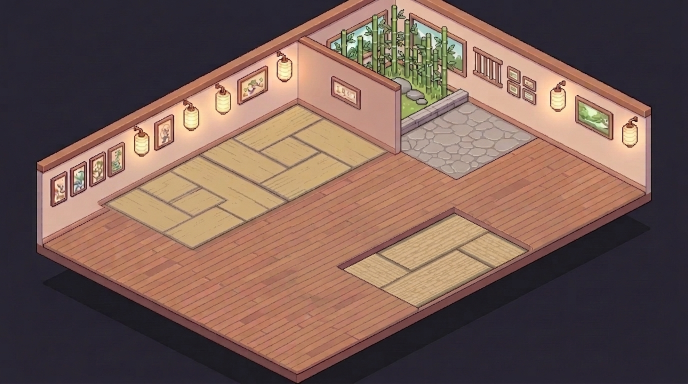
#> input picture packages/asset-pipeline/spa_floor_only_stage.png, 1376 x 768 px (shown at 1/2 size)
$ python extract_and_pack.py
#> lines starting #> are read from the running program, lines starting #| are printed output that depends on the picture; after the words box and inside, x2 and y2 are one past the last pixel; in counts of white or black regions, pixels touching at a corner belong together
"""
SpatialTwin Asset Extraction and Atlas Packing Pipeline
Processes:
1. spa_floor_only_stage -> clean open-floor 2.5D architectural base (diorama_master.png) without interior walls
2. spa_modular_walls_sheet -> 6 modular 2.5D interior walls with transparent doorway/window cutouts
3. raw_spritesheet.png -> flood-fill border background removal for all furniture & UI sprites
4. spa_characters_sheet.png -> flood-fill border background removal for all 8 character sprites
5. Packs all sprites into Phaser 3 texture atlas (atlas.png + atlas.json) via free-tex-packer-cli.
"""

import os
import shutil
import json
import subprocess
import cv2
import numpy as np

PIPELINE_DIR = os.path.dirname(os.path.abspath(__file__))
SPRITES_DIR = os.path.join(PIPELINE_DIR, "sprites")
DIST_DIR = os.path.join(PIPELINE_DIR, "dist_assets")
WEB_ASSETS_DIR = os.path.abspath(os.path.join(PIPELINE_DIR, "../../apps/web-runtime/public/assets"))

ARTIFACT_FLOOR_STAGE = r"C:\Users\maodz\.gemini\antigravity\brain\40650433-fc86-4d6c-9340-ac69f63d844d\spa_floor_only_stage_1792113136785.jpg"
ARTIFACT_WALLS = r"C:\Users\maodz\.gemini\antigravity\brain\40650433-fc86-4d6c-9340-ac69f63d844d\spa_modular_walls_sheet_1792113174924.jpg"
ARTIFACT_CHARS = r"C:\Users\maodz\.gemini\antigravity\brain\40650433-fc86-4d6c-9340-ac69f63d844d\spa_characters_sheet_1792111296734.jpg"

os.makedirs(SPRITES_DIR, exist_ok=True)
os.makedirs(DIST_DIR, exist_ok=True)
os.makedirs(WEB_ASSETS_DIR, exist_ok=True)


# [44 lines left out: functions remove_exterior_background, clean_and_crop, not called in this run]


def build_open_floor_stage():
    print("[Pipeline] 1. Processing spa_floor_only_stage into diorama_master.png...")
    floor_src = os.path.join(PIPELINE_DIR, "spa_floor_only_stage.png")
    if os.path.exists(ARTIFACT_FLOOR_STAGE):
        img = cv2.imread(ARTIFACT_FLOOR_STAGE)
        cv2.imwrite(floor_src, img)
    elif os.path.exists(floor_src):
        img = cv2.imread(floor_src)
#> img is the input picture: shape (768, 1376, 3); mean B, G, R 83.9, 92.6, 118.8
    else:
        raise FileNotFoundError("Missing spa_floor_only_stage image!")

    shell_resized = cv2.resize(img, (1024, 572), interpolation=cv2.INTER_AREA)
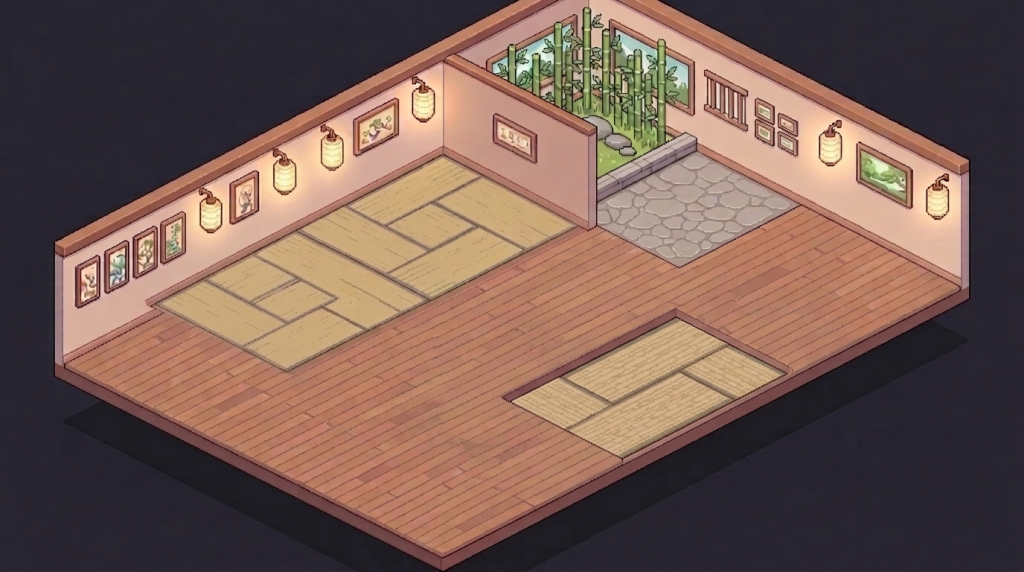
#> shell_resized: shape (572, 1024, 3); mean B, G, R 83.9, 92.6, 118.8

    h, w, _ = shell_resized.shape
#> h = 572; w = 1024
    bg_color = np.median(shell_resized[0:20, 0:20], axis=(0, 1))
#> bg_color = [49, 36, 38]
    diff = np.max(np.abs(shell_resized.astype(np.float32) - bg_color.astype(np.float32)), axis=2)
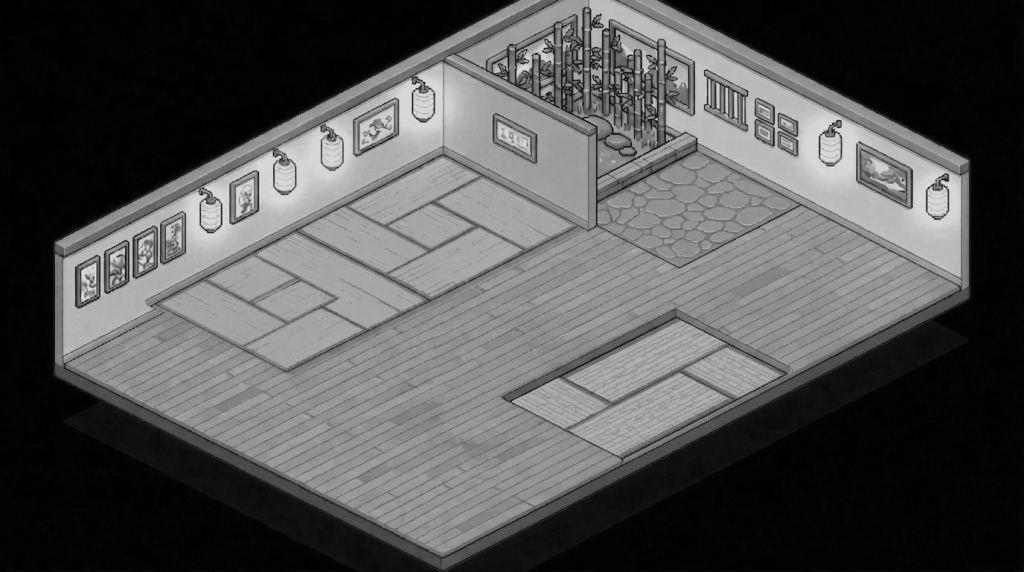
#> diff: shape (572, 1024) float32; min 0, max 218, mean 82.9

    is_ext_candidate = (diff <= 30).astype(np.uint8)
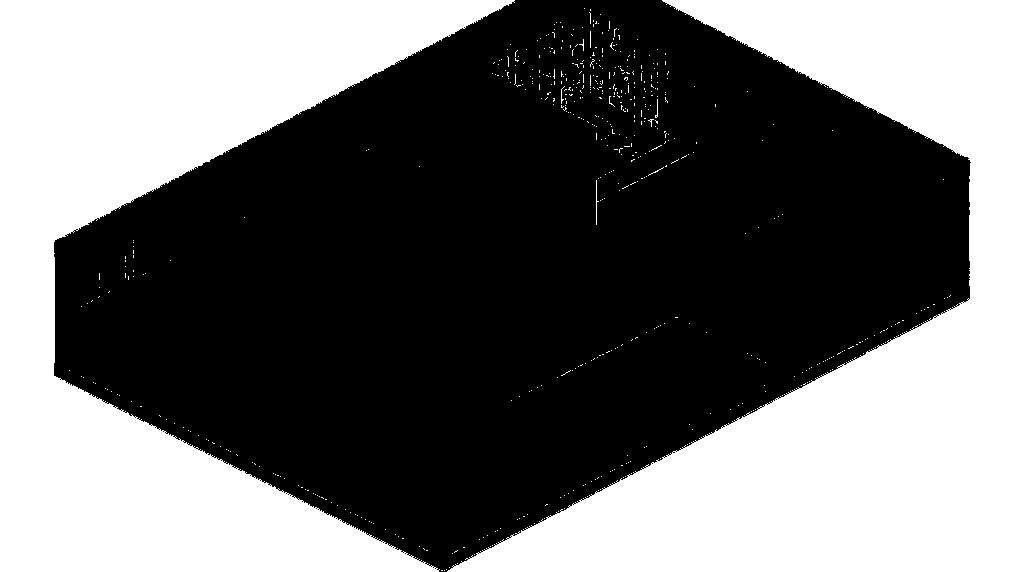
#> is_ext_candidate: shape (572, 1024); values 0 (black) and 1 (white), 43.4% white; 567 white regions (562 under 20 px), largest, box (x1, y1, x2, y2) and area: (447, 0, 1024, 572) 127581, (0, 0, 515, 572) 125138, (596, 180, 599, 225) 47, (655, 99, 658, 118) 23, (561, 86, 565, 104) 21
    padded = np.ones((h + 2, w + 2), dtype=np.uint8)
    padded[1:h + 1, 1:w + 1] = is_ext_candidate
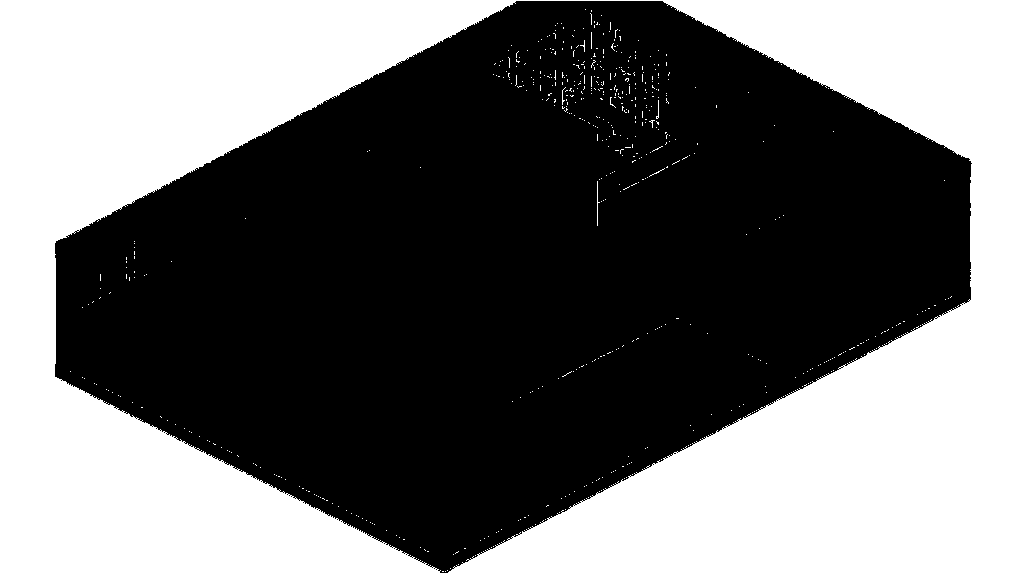
#> padded: shape (574, 1026); values 0 (black) and 1 (white), 43.7% white; 566 white regions (562 under 20 px), largest, box (x1, y1, x2, y2) and area: (0, 0, 1026, 574) 255915, (597, 181, 600, 226) 47, (656, 100, 659, 119) 23, (562, 87, 566, 105) 21
    mask = np.zeros((h + 4, w + 4), dtype=np.uint8)
    cv2.floodFill(padded, mask, (0, 0), 2)
    ext_region = (padded[1:h + 1, 1:w + 1] == 2)
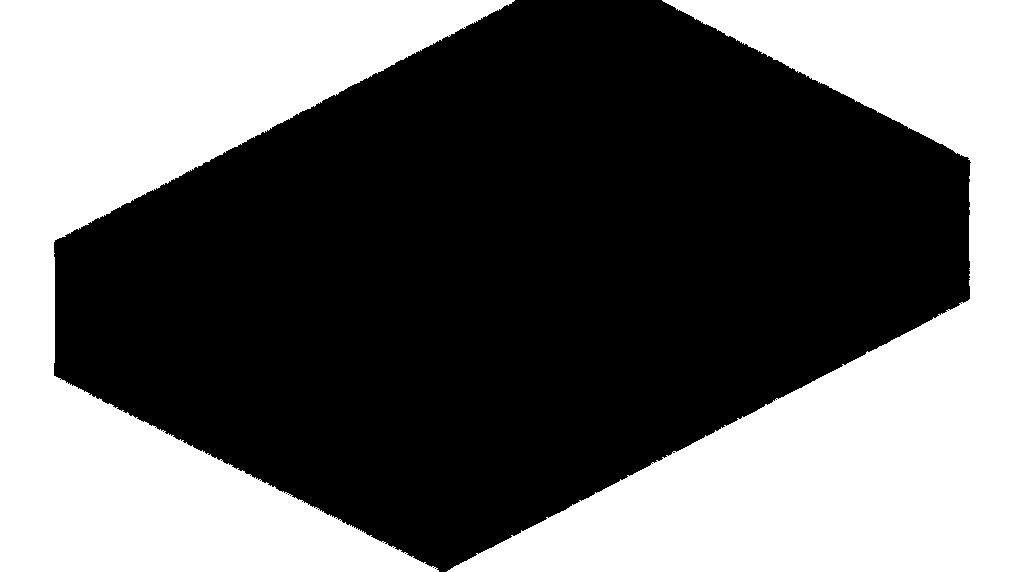
#> ext_region: shape (572, 1024) bool; 43.1% white; 2 white regions, box (x1, y1, x2, y2) and area: (447, 0, 1024, 572) 127358, (0, 0, 515, 572) 125037

    rgba = cv2.cvtColor(shell_resized, cv2.COLOR_BGR2BGRA)
    alpha = np.full((h, w), 255, dtype=np.uint8)
    alpha[ext_region] = 0
    rgba[:, :, 3] = alpha

    out_master = os.path.join(WEB_ASSETS_DIR, "diorama_master.png")
    cv2.imwrite(out_master, rgba)
    cv2.imwrite(os.path.join(PIPELINE_DIR, "building_shell.png"), rgba)
    print(f"  ✓ Saved open-floor architectural stage -> {out_master} (1024x572)")


def extract_sheet_sprites():
    print("[Pipeline] 2. Processing raw_spritesheet.png furniture & UI sprites...")
    for f in os.listdir(SPRITES_DIR):
        if f.endswith(".png"):
            os.remove(os.path.join(SPRITES_DIR, f))

    sheet_path = os.path.join(PIPELINE_DIR, "raw_spritesheet.png")
    sheet = cv2.imread(sheet_path)
#> (the run stopped early here; a loop or call above may not have finished)

$ run again, with packages/asset-pipeline/crop_lounge_test.png copied over packages/asset-pipeline/spa_floor_only_stage.png
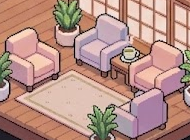
#> input picture packages/asset-pipeline/crop_lounge_test.png, 190 x 140 px
#> in build_open_floor_stage, img is the input picture: shape (140, 190, 3); mean B, G, R 133.4, 143.5, 182
#> in build_open_floor_stage, `shell_resized = cv2.resize(img, (1024, 572), interpolation=cv2.INTER_A..`:
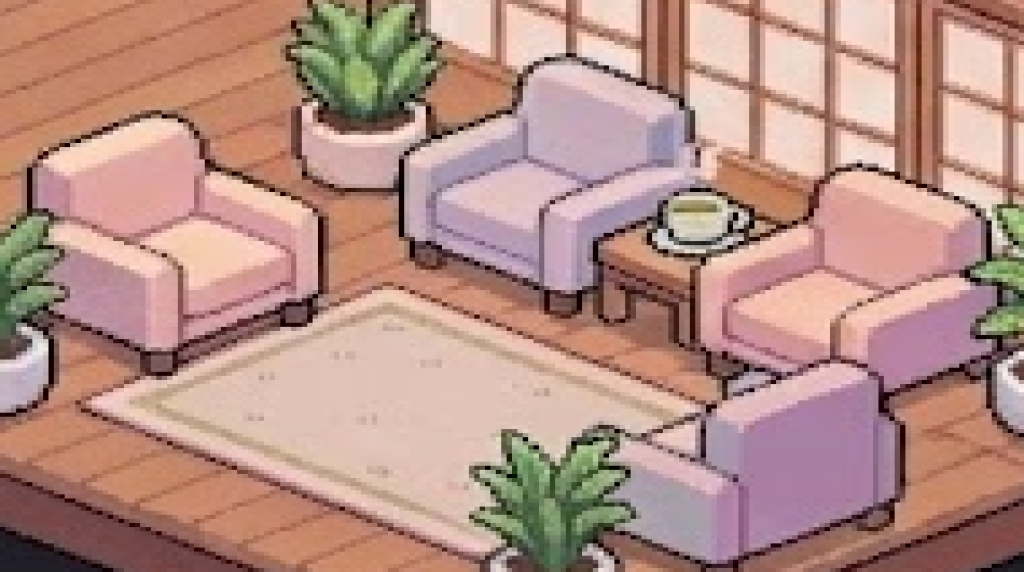
#> shell_resized: shape (572, 1024, 3); mean B, G, R 133.3, 143.5, 182
#> bg_color = [105, 133, 193]
#> is_ext_candidate: shape (572, 1024); values 0 (black) and 1 (white), 23.4% white; 305 white regions (157 under 20 px), largest, box (x1, y1, x2, y2) and area: (0, 0, 722, 404) 60736, (0, 335, 479, 572) 30997, (781, 384, 1024, 572) 13067
#> in build_open_floor_stage, `ext_region = (padded[1:h + 1, 1:w + 1] == 2)`:
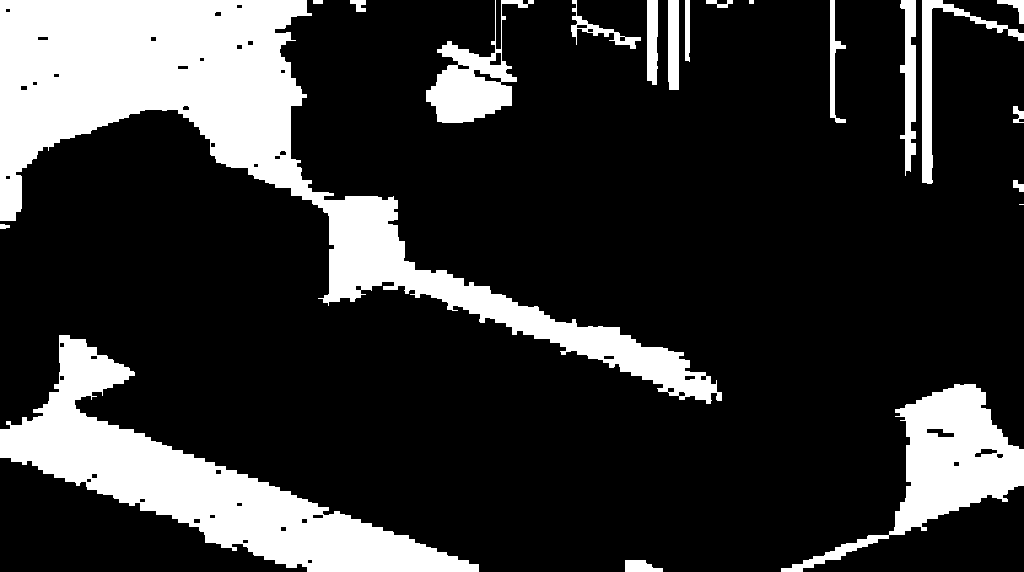
#> ext_region: shape (572, 1024) bool; 20.2% white; 21 white regions (1 under 20 px), largest, box (x1, y1, x2, y2) and area: (0, 0, 722, 404) 60462, (0, 335, 479, 572) 30954, (781, 384, 1024, 572) 13051

$ run again, with packages/asset-pipeline/crop_onsen.png copied over packages/asset-pipeline/spa_floor_only_stage.png
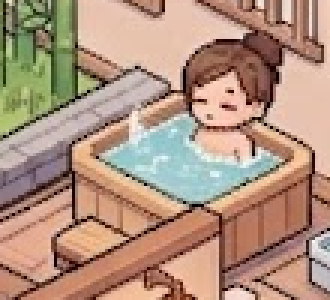
#> input picture packages/asset-pipeline/crop_onsen.png, 110 x 100 px (shown 3 times larger)
#> in build_open_floor_stage, img is the input picture: shape (100, 110, 3); mean B, G, R 126.9, 146.6, 176.9
#> bg_color = [66, 99.5, 96]
#> in build_open_floor_stage, `is_ext_candidate = (diff <= 30).astype(np.uint8)`:
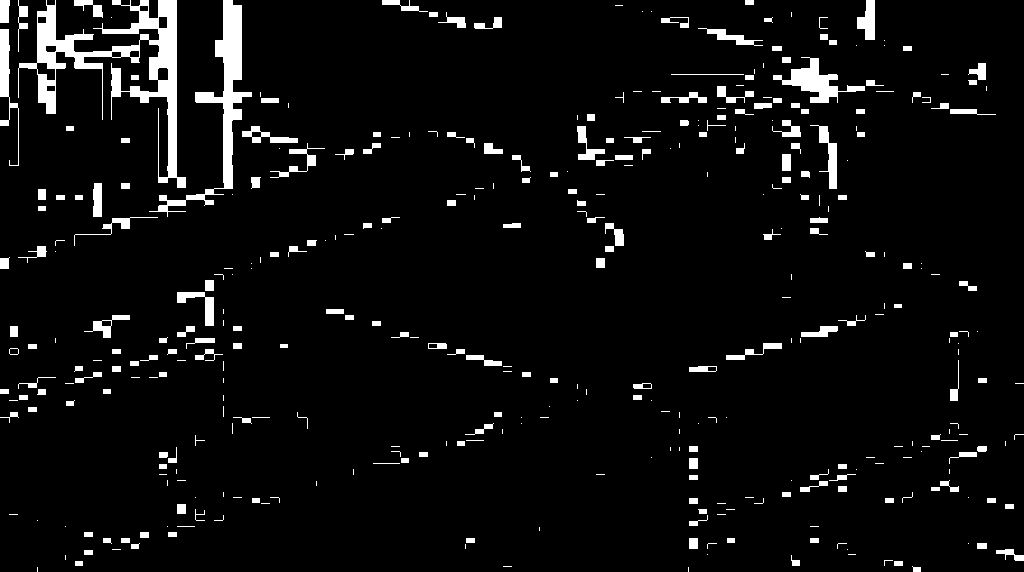
#> is_ext_candidate: shape (572, 1024); values 0 (black) and 1 (white), 5.3% white; 379 white regions (175 under 20 px), largest, box (x1, y1, x2, y2) and area: (18, 0, 186, 188) 7125, (149, 0, 252, 217) 3638, (773, 57, 865, 103) 1383
#> ext_region: shape (572, 1024) bool; 2.1% white; 21 white regions (6 under 20 px), largest, box (x1, y1, x2, y2) and area: (93, 0, 186, 188) 4127, (195, 0, 252, 189) 3161, (37, 0, 140, 120) 2806
#> in build_open_floor_stage, `rgba[:, :, 3] = alpha`:
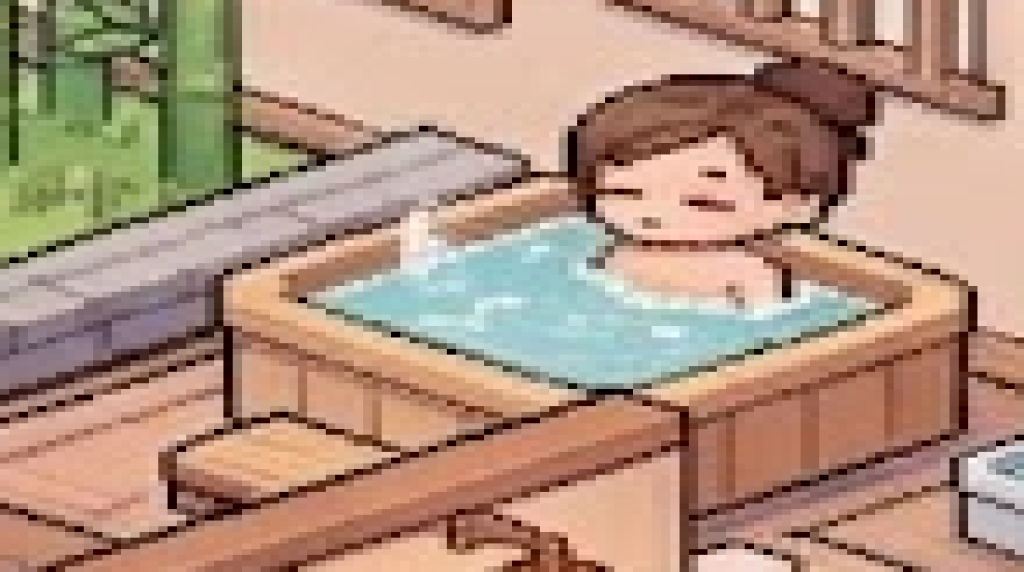
#> rgba: shape (572, 1024, 4); mean B, G, R, A 126.9, 146.6, 176.9, 249.7
